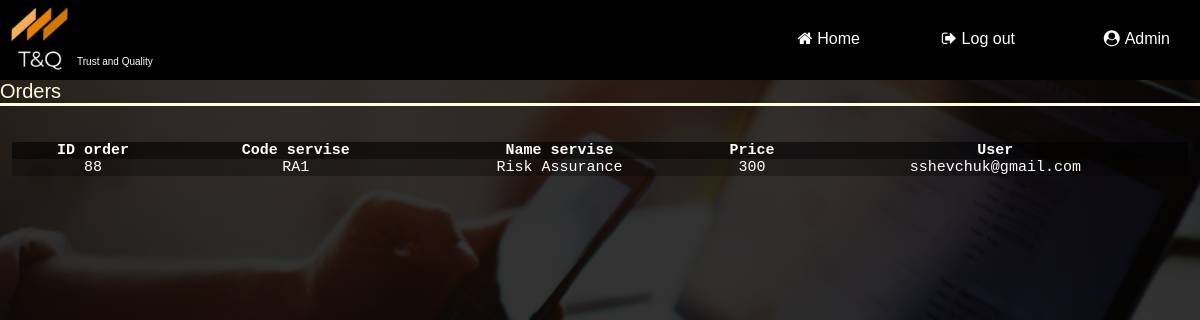
Page /Site/admin_profile.php on the committed database.
### tables this page shows
CREATE TABLE `tovaru` (
  `id` int(11) NOT NULL,
  `code` varchar(50) NOT NULL,
  `name` varchar(60) NOT NULL,
  `price` varchar(60) NOT NULL,
  `user` varchar(50) NOT NULL
);

### Site/admin_profile.php (the view, shortened to what this page needs)
 <html>
<head>
	<link rel="stylesheet"  href="main.css">
	<link rel="stylesheet"  href="style2.css">
	<link rel="stylesheet"  href="stylepr.css">
	<link rel="stylesheet"  href="https://stackpath.bootstrapcdn.com/font-awesome/4.7.0/css/font-awesome.min.css">
</head>
<body>
	<div class = "menu-bar">
		<div class="logo">
		<img src="logo.png" width="10" height="10">
		<div class="text">
<br><font face="Arial" size="0.8"  color="White">Trust and Quality</font>
	</div>
</div>
	<ul>
	<li class="active"><a href="index.html"><i class="fa fa-home"></i>Home</a></li>
	<li><a href="log.php"><i class="fa fa-sign-out"></i>Log out</a></li>
	<li><a href="admin.php"><i class="fa fa-user-circle"></i>Admin</a></li>
	</ul>
</div>
<?php
 include'dbConection.php';
 ?>
 <div class="txt-heading">Orders</div>
  </head>
  <body>
      <?php
      $sql = "SELECT * FROM tovaru";
      $result = $conn-> query($sql);
      if ($result->num_rows > 0) {
        while ($row = $result-> fetch_assoc()) {
        	?>
        	 <table>
      <tr>
        <th>ID order</th>
        <th>Code servise</th>
        <th>Name servise</th>
        <th>Price</th>
        <th>User</th>
      </tr>
        	<?php
          echo "<tr><td>" . $row["id"] . "</td><td>" . $row["code"] . "</td><td>" . $row["name"] . "</td><td>" . $row["price"] . "</td><td>" . $row["user"] . "</td></tr>";
        }
      }
      else { ?><div class="no-records"><h>Not found orders<h/></div><?php
      }
      ?>
    </table>
  </body>
</html>

### Site/main.css (style rules this page uses)
* { padding: 0; margin: 0; box-sizing: border-box; }
body { background-image: linear-gradient(rgba(0,0,0,0.6), rgba(0,0,0,0.6)), url(Image/Marketing-Channels.jpg); background-size: cover; background-position: center; font-family: sans-serif; overflow-x: hidden; }
.menu-bar { background: rgba(0,0,0,1); text-align: right; position: sticky; top: 0; }
.menu-bar ul { display: inline-flex; list-style: none; color: #fff; }
.menu-bar ul li { width: 125px; margin: 15px; padding: 15px; }
.menu-bar ul li a { text-decoration: none; color: #fff; }
.active, .menu-bar ul li:hover { background: none; border-radius: 2px; }
.active, .menu-bar ul li a:hover { color: #F4A460; }
.menu-bar .fa { margin-right: 5px; }
.menu-bar ul li::after { content: ''; width: 0; height: 2px; background: #FFDEAD; display: block; margin: auto; transition: .5s; }
.logo img { width: 7%; height: 100%; float: left; display:block; margin-right: auto; margin-left: 2px; margin-top: 1px; object-fit: cover; max-width: 75; max-height: 75; }
.text { float: left; margin-top: 38px; }

### Site/style2.css (style rules this page uses)
* { padding: 0; margin: 0; box-sizing: border-box; }
body { background-image: linear-gradient(rgba(0,0,0,0.6), rgba(0,0,0,0.6)), url(Image/teamwork.jpg); background-size: cover; background-position: center; font-family: sans-serif; overflow-x: hidden; }

### Site/stylepr.css (style rules this page uses)
* { padding: 0; margin: 0; box-sizing: border-box; }
body { background-image: linear-gradient(rgba(0,0,0,0.8), rgba(0,0,0,0.8)), url(Image/profail.jpg); background-size: cover; background-position: center; font-family: sans-serif; overflow-x: hidden; }
.txt-heading { color: #FFFFE0; border-bottom: 3px solid #FFFFE0; overflow: auto; font-size: 20px; }

### Site/admin_profile.php (style rules this page uses)
table { border-collapse: collapse; width: 98%; color:#fff; font-family: monospace; font-size: 15px; text-align: center; margin-left: 1%; margin-top: 3%; }
th { background-color: rgba(0,0,0,0.6); color: white; }
tr:nth-child(even) { background-color: rgba(0,0,0,0.3) }

### rows in the picture
tovaru: id "88", code "RA1", name "Risk Assurance", price "300", user "sshevchuk@gmail.com"
